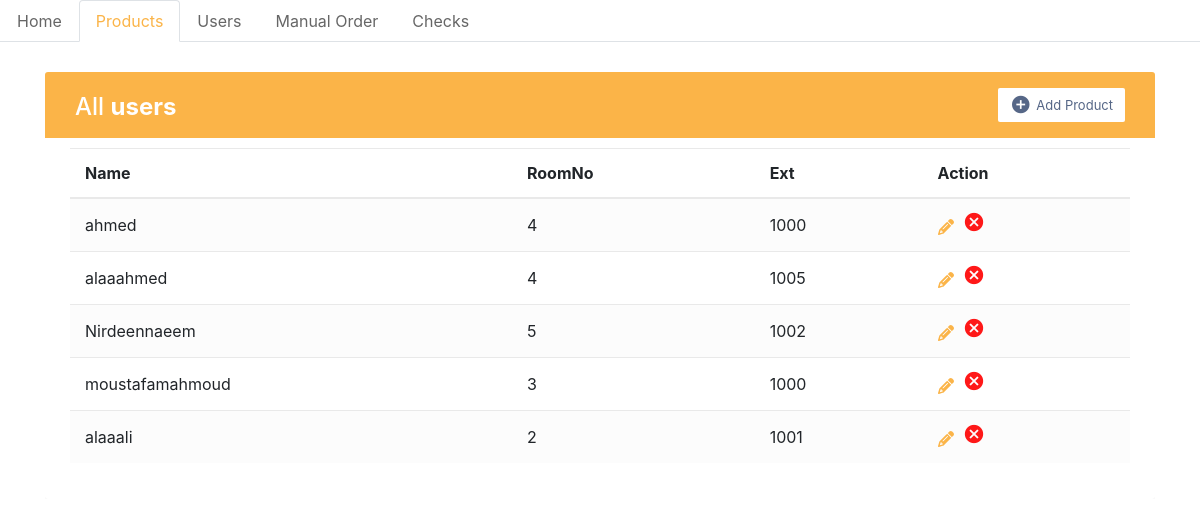
Page /files/allusers.php on the committed database.
### tables this page shows
CREATE TABLE `systemuser` (
  `UID` int(100) NOT NULL AUTO_INCREMENT,
  `Name` varchar(100) NOT NULL,
  `Email` varchar(100) NOT NULL,
  `Password` varchar(100) NOT NULL,
  `RoomNo` int(100) NOT NULL,
  `Ext` varchar(100) NOT NULL,
  `role` varchar(20) DEFAULT NULL,
  PRIMARY KEY (`UID`)
);

### files/allusers.php (the view, shortened to what this page needs)
<?php
$conn=mysqli_connect(DB_SERVER, DB_USER, DB_PASS, DB_NAME,DB_PORT);
$result = mysqli_query($conn,"SELECT UID, Name ,RoomNo,Ext FROM systemuser");
?>
<!DOCTYPE html>
<html lang="en">
<head>
    <link rel="stylesheet" href="https://stackpath.bootstrapcdn.com/bootstrap/4.5.0/css/bootstrap.min.css">
    <link rel="stylesheet" href="https://maxcdn.bootstrapcdn.com/font-awesome/4.7.0/css/font-awesome.min.css">
</head>
<body>
    <nav class="nav nav-tabs" >
        <a href="#" class="nav-item nav-link ">Home</a>
        <a href="#" class="nav-item nav-link active" style="color: #fbb448;">Products</a>
        <a href="users.html" class="nav-item nav-link ">Users</a>
        <a href="#" class="nav-item nav-link ">Manual Order</a>
        <a href="#" class="nav-item nav-link ">Checks</a>
    </nav>
    <div class="container-xl">
        <div class="table-responsive">
            <div class="table-wrapper">
                <div class="table-title">
                    <div class="row">
                        <div class="col-sm-5">
                            <h2>All <b>users</b></h2>
                        </div>
                        <div class="col-sm-7">
                            <a href="#" class="btn btn-secondary"><i class="material-icons">&#xE147;</i> <span>Add Product</span></a>
                        </div>
                    </div>
                </div>
                <table class="table table-striped table-hover">
                    <thead>
                        <tr>
                            <th>Name</th>
                            <th>RoomNo</th>
                            <th>Ext</th>
                            <th>Action</th>
                        </tr>
                    </thead>
                    <tbody>
                    <?php while($row=mysqli_fetch_array($result)) {
                        echo "<tr>";
                        echo"<td>" .$row['Name']."</td>";
                         echo"<td>" .$row['RoomNo']."</td>";
                         echo"<td>" .$row['Ext']."</td>";
                       echo "<td>";?>
                    <a class="action" href="<?php echo 'editproduct.php?id='.$row['UID'];?>">
                      <i class='fa fa-pencil' style='color:#fbb448;'></i></a>
                      <a class="action" href="<?php echo 'delete.php?id='.$row['UID'];?>">
                        <i class='material-icons' style='color:red;'>&#xE5C9</i></a>
                    </td>
                     <?php echo"</tr>";}?>
                    </tbody>
                </table>
</body>
</html>

### files/allusers.php (style rules this page uses)
.table-responsive { margin: 30px 0; }
.table-wrapper { min-width: 1000px; background: #fff; padding: 20px 25px; border-radius: 3px; box-shadow: 0 1px 1px rgba(0, 0, 0, .05); }
.table-title { padding-bottom: 15px; background: #fbb448; color: #fff; padding: 16px 30px; margin: -20px -25px 10px; border-radius: 3px 3px 0 0; }
.table-title h2 { margin: 5px 0 0; font-size: 24px; }
.table-title .btn { color: #566787; float: right; font-size: 13px; background: #fff; border: none; min-width: 50px; border-radius: 2px; border: none; outline: none !important; margin-left: 10px; }
.table-title .btn i { float: left; font-size: 21px; margin-right: 5px; }
.table-title .btn span { float: left; margin-top: 2px; }
table.table tr th, table.table tr td { border-color: #e9e9e9; padding: 12px 15px; vertical-align: middle; }
table.table-striped tbody tr:nth-of-type(odd) { background-color: #fcfcfc; }
table.table td:last-child i { opacity: 0.9; font-size: 22px; margin: 0 5px; }
table.table td a { font-weight: bold; color: #566787; display: inline-block; text-decoration: none; }
table.table td i { font-size: 19px; }
a { color: #666; }

### rows in the picture
systemuser: Name "ahmed", RoomNo "4", Ext "1000"
systemuser: Name "alaaahmed", RoomNo "4", Ext "1005"
systemuser: Name "Nirdeennaeem", RoomNo "5", Ext "1002"
systemuser: Name "moustafamahmoud", RoomNo "3", Ext "1000"
systemuser: Name "alaaali", RoomNo "2", Ext "1001"
